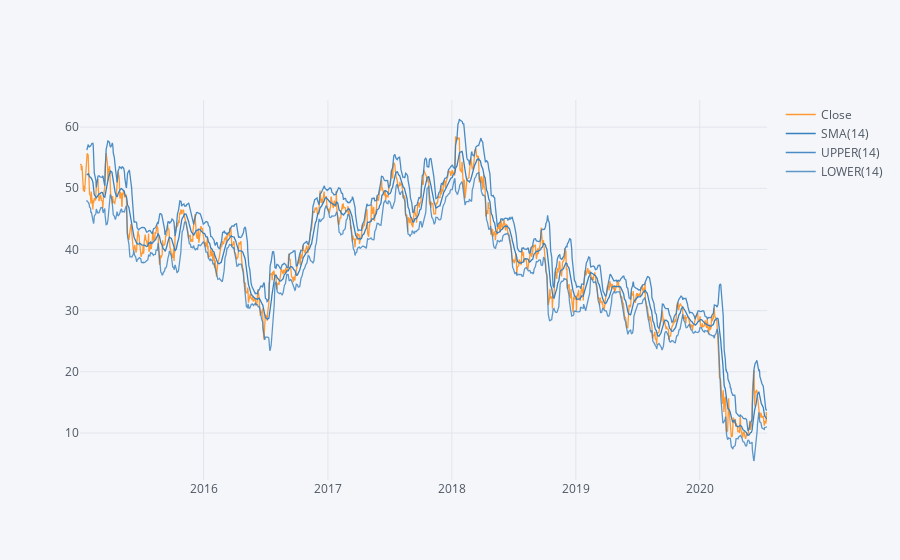

Source (notebook cell):
### Markdown cell above
Use .ta_plot(study='boll') to create a [Bollinger Band Plot](https://www.investopedia.com/terms/b/bollingerbands.asp). This link is a pretty good understanding of the principles behind Bollinger Band Plots. I am primarily using this plot to understand undersold vs. oversold stocks. Here's another good [link](https://www.investopedia.com/articles/technical/102201.asp)

### Code cell
each_df['AAL']['Close'].loc[start_date:end_date].ta_plot(study='boll', title='Bolling Band Plot')

### Figure 1 — Plotly figure (JSON) as saved in the notebook; plotly's stock layout.template omitted (floating-point values rounded to 4 significant figures; data arrays with more than 128 entries replaced by an {"elided": "..."} marker saying what was removed)
{"data": [{"line": {"color": "rgba(255, 153, 51, 1.0)", "dash": "solid", "shape": "linear", "width": 1.3}, "mode": "lines", "name": "Close", "text": "", "type": "scatter", "x": {"elided": "1395 str values"}, "y": {"elided": "1395 float values"}}, {"line": {"color": "rgba(55, 128, 191, 1.0)", "dash": "solid", "shape": "linear", "width": 1.3}, "mode": "lines", "name": "SMA(14)", "text": "", "type": "scatter", "x": {"elided": "1395 str values"}, "y": {"elided": "1395 mixed values"}}, {"line": {"color": "rgba(55, 128, 191, 0.8999999999999999)", "dash": "solid", "shape": "linear", "width": 1.3}, "mode": "lines", "name": "UPPER(14)", "text": "", "type": "scatter", "x": {"elided": "1395 str values"}, "y": {"elided": "1395 mixed values"}}, {"line": {"color": "rgba(55, 128, 191, 0.7999999999999998)", "dash": "solid", "shape": "linear", "width": 1.3}, "mode": "lines", "name": "LOWER(14)", "text": "", "type": "scatter", "x": {"elided": "1395 str values"}, "y": {"elided": "1395 mixed values"}}], "layout": {"legend": {"bgcolor": "#F5F6F9", "font": {"color": "#4D5663"}}, "paper_bgcolor": "#F5F6F9", "plot_bgcolor": "#F5F6F9", "title": {"font": {"color": "#4D5663"}}, "xaxis": {"gridcolor": "#E1E5ED", "showgrid": true, "tickfont": {"color": "#4D5663"}, "title": {"font": {"color": "#4D5663"}, "text": ""}, "zerolinecolor": "#E1E5ED"}, "yaxis": {"gridcolor": "#E1E5ED", "showgrid": true, "tickfont": {"color": "#4D5663"}, "title": {"font": {"color": "#4D5663"}, "text": ""}, "zerolinecolor": "#E1E5ED"}}}
